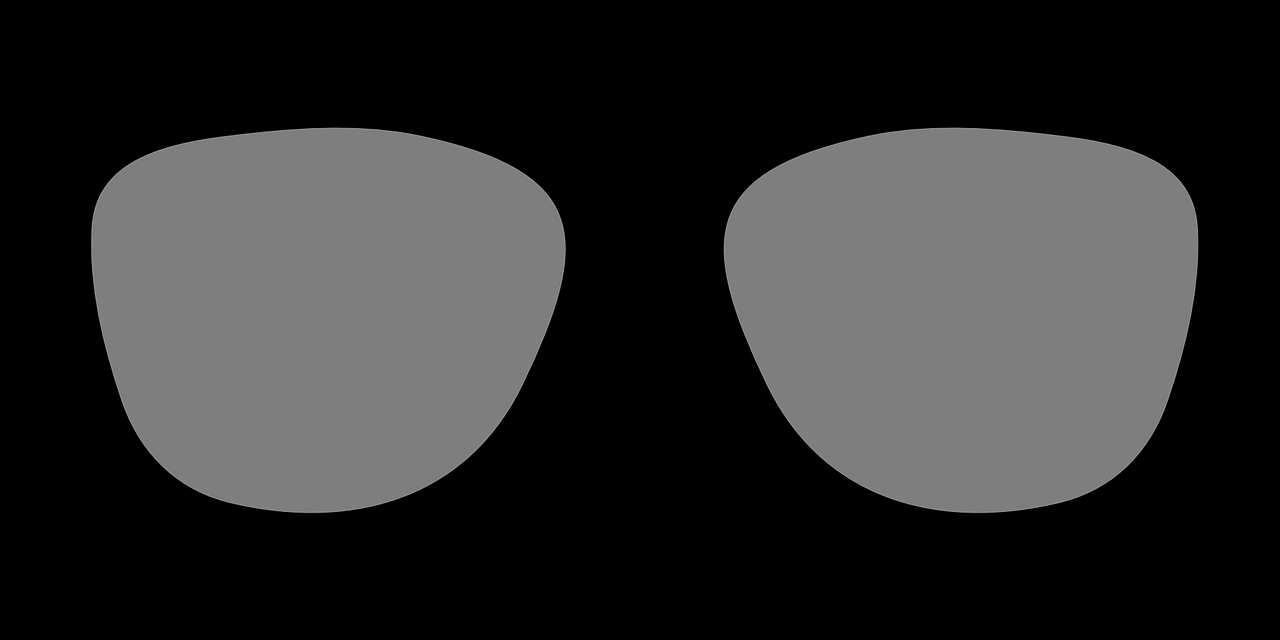
#> input picture images/sunglasses.png, 1280 x 640 px
$ python function.py
#> lines starting #> are read from the running program, lines starting #| are printed output that depends on the picture
import cv2 as cv
import numpy as np
from matplotlib import pyplot as plt
from PIL import Image, ImageTk
import tkinter as tk

# Param global :
closeWindow = False
activeSunglasses = False
activeHat = False
activebgplage = False
acitveMouth = False
luminositeValue = 0
ContrastValue = 100

# Load the cascade
face_cascade = cv.CascadeClassifier('./haarcascades/haarcascade_frontalface_alt.xml')
eye_cascade = cv.CascadeClassifier('./haarcascades/haarcascade_eye_tree_eyeglasses.xml')
mouth_cascade = cv.CascadeClassifier('./haarcascades/mouth.xml')
sunglasses = cv.imread('./images/sunglasses.png', cv.IMREAD_UNCHANGED)
#> sunglasses is the input picture: shape (640, 1280, 4); mean B, G, R, A 45.6, 45.6, 45.6, 116.8
hat = cv.imread('./images/hat2.png', cv.IMREAD_UNCHANGED)
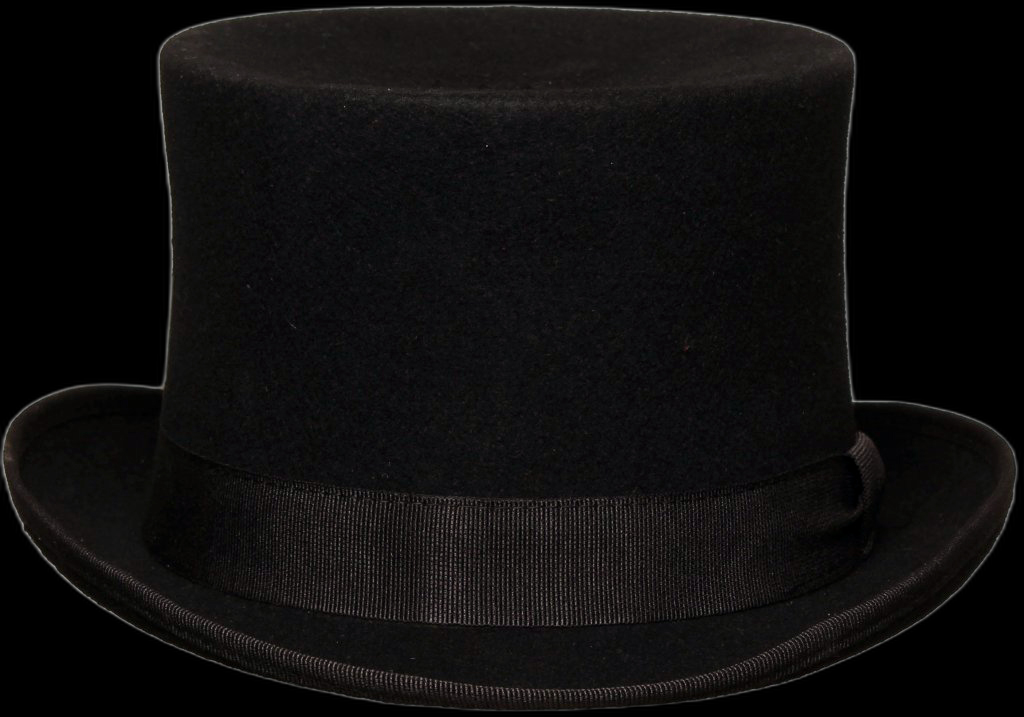
#> input picture images/hat2.png, 1024 x 717 px
#> hat is the input picture: shape (717, 1024, 4); mean B, G, R, A 13.5, 13.6, 14.6, 181.8
mustache = cv.imread('./images/moustache.png', cv.IMREAD_UNCHANGED)
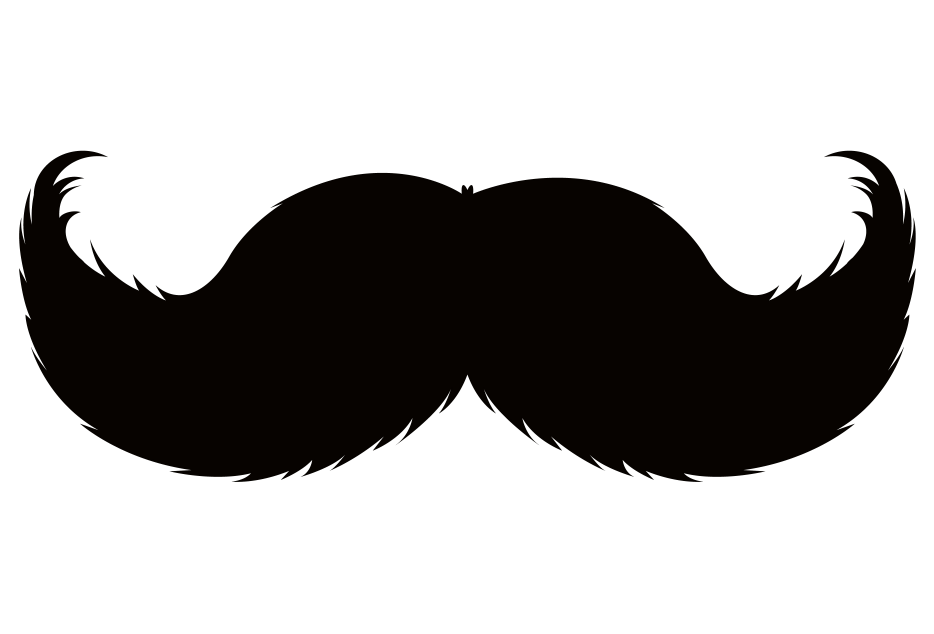
#> input picture images/moustache.png, 2800 x 1900 px (shown at 1/3 size)
#> mustache is the input picture: shape (1900, 2800, 4); mean B, G, R, A 169.6, 170.6, 171.9, 85.4

# [23 lines left out: functions ajuster_luminosite_contraste, tracer_rectangle, convert_image_for_tkinter, not called in this run]

def closeWindowF():
    global closeWindow
    closeWindow = True

# [36 lines left out: functions on_checkbox_checked_sunglasses, on_checkbox_checked_hat, on_checkbox_checked_bgplage, on_checkbox_checked_mouth, insideImg, not called in this run]

def onSliderChangeLuminosity(value):
    global luminositeValue
    luminositeValue=value

def onSliderChangeContraste(value):
    global ContrastValue
    ContrastValue=value

# [153 lines left out: functions detect_white_background, replace_white_background, getWebcamVideo, not called in this run]
